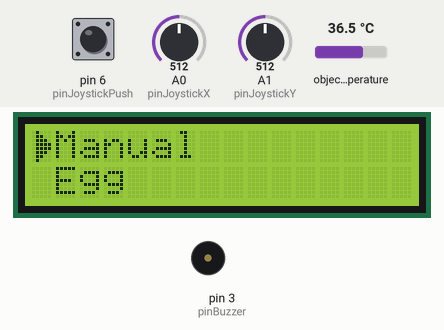
A sketch run on a simulated Arduino Uno, built with avr-gcc and run on an emulated ATmega328P. Shown: 16×2 character LCD, buzzer (waves = sounding). Inputs (shaded band) come from the test bench; at power-on: A0 (pinJoystickX) = 512, pin 6 (pinJoystickPush) HIGH, A1 (pinJoystickY) = 512, object temperature 36.5 °C. What the sketch prints to the serial monitor is not drawn.

Above: at 1.2 s.
1.3 s: A0 (pinJoystickX) set to 682
2.8 s: A0 (pinJoystickX) set to 715
At 3.15 s:
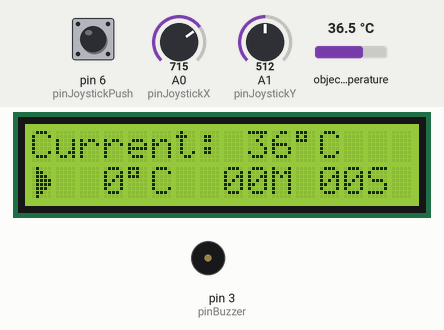
At 5.3 s:
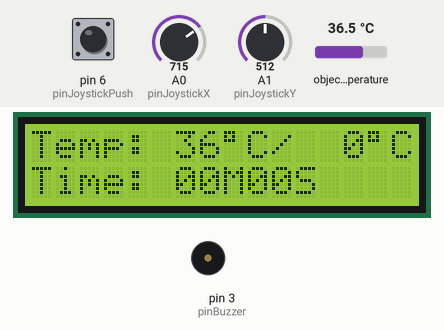
Timing chart, 0 to 11.8 s (numbered marks = the images above; inputs shaded):
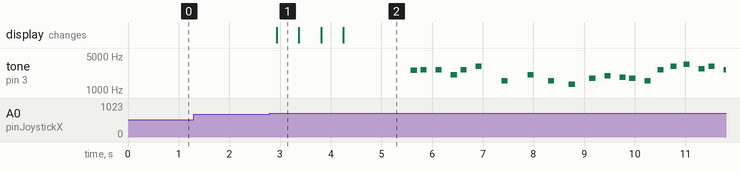

The sketch:

TemperatureSensingTimer.ino
```cpp
#include <Wire.h>                     // i2C 통신을 위한 라이브러리
#include <LiquidCrystal_I2C.h>        // LCD 2004 I2C용 라이브러리
#include <Adafruit_MLX90614.h>        // 비접촉 온도센서 라이브러리

LiquidCrystal_I2C lcd(0x27, 16, 2);   //  0x3F or 0x27를 선택하여 주세요. 작동이 되지 않는 경우 0x27로 바꾸어주세요. 확인결과 0x3f가 작동하지 않을 수 있습니다.
Adafruit_MLX90614 mlx = Adafruit_MLX90614();

//PIN Settings
int pinJoystickX = 0;
int pinJoystickY = 1;
int pinJoystickPush = 6;
int pinBuzzer = 3;

enum MainMenu
{
  MENU_MANUAL, MENU_EGG, MENU_CUPRAMEN, MENU_THREECOOK, MENU_COUNT
};
char *menuNames[] =
{
  "Manual", "Egg", "Cup Ramen", "Three Cook"
};

enum SettingMenu
{
  SET_TEMP, SET_MIN, SET_SEC, SETTING_MENU_COUNT
};

enum JoystickState
{
  JOY_NONE, JOY_LEFT, JOY_RIGHT, JOY_UP, JOY_DOWN, JOY_CLICK
};
char *joyNames[] =
{
  "None", "Left", "Right", "Up", "Down", "Click"
};

const int MODE_MENU = 1;
const int MODE_SETTING = 2;
const int MODE_RUNNING = 3;

int currentMode = MODE_MENU;    //현재 모드
MainMenu currentMenu = MENU_MANUAL;  //현재 메뉴
SettingMenu currentSettingMenu = SET_TEMP;   //현재 설정 메뉴

int incrementTemp = 5;     //온도 증감 변화량
int incrementSeconds = 10;  //시간 초 증감 변화량
int secondsTimeout = 300;   //모든 모드의 제한 시간(초)

bool timecountStarted;
int countStartTemp = 70;    //카운트 시작 온도
unsigned int secondsToEnd = 180;     //서보모터 동작까지 시간

unsigned long runningStartMillis;
unsigned long timeCountEndMillis;
unsigned long preHandleRunningMillis;
unsigned long preSettingRefreshMillis;
long intervalRunningHandle = 900;
long intervalSettingHandle = 1000;
int remainingSeconds;

bool handled;

byte highlight[8] = {
  B01000,
  B01100,
  B01110,
  B01111,
  B01111,
  B01110,
  B01100,
  B01000
};


void setup() {
  Serial.begin(9600);
  pinMode(pinJoystickPush, INPUT);
  digitalWrite(pinJoystickPush, HIGH);
  mlx.begin();
  pinMode(pinBuzzer, OUTPUT);
  lcd.init();
  lcd.backlight();
  lcd.createChar(0, highlight);
  refreshLCD();
}

void loop() {
  delay(100);
  JoystickState joy = getJoystickState();

  if (joy != JOY_NONE)
  {
    handled = handleJoystick(joy);
    if (handled)
    {
      refreshLCD();
      delay(300);
    }
  }

  if (currentMode == MODE_SETTING)
  {
    handleSetting();
  }
  else if (currentMode == MODE_RUNNING)
  {
    handleRunning();
  }
}

JoystickState getJoystickState()
{
  JoystickState joy = JOY_NONE;
  int xPosition = analogRead(pinJoystickX);
  int yPosition = analogRead(pinJoystickY);
  int pushed = digitalRead(pinJoystickPush);

  if (xPosition < 300)
  {
    joy = JOY_LEFT;
  }
  else if (xPosition > 700)
  {
    joy = JOY_RIGHT;
  }
  else if (yPosition < 300)
  {
    joy = JOY_UP;
  }
  else if (yPosition > 700)
  {
    joy = JOY_DOWN;
  }
  else if (pushed == 0)
  {
    joy = JOY_CLICK;
  }
  return joy;
}

bool handleJoystick(JoystickState joy)
{
  Serial.print("Handle Joystick: ");
  Serial.println(joyNames[joy]);
  if (currentMode == MODE_MENU)
  {
    switch (joy)
    {
      case JOY_UP:
        return tryMoveToPreMenu();
      case JOY_DOWN:
        return tryMoveToNextMenu();
      case JOY_RIGHT:
      case JOY_CLICK:
        enterMenu(currentMenu);
        return true;
      default:
        return false;
    }
  }
  else if (currentMode == MODE_SETTING)
  {
    bool result;
    switch (joy)
    {
      case JOY_LEFT:
        result = tryMoveToPreSetting();
        if (result == false)
        {
          currentMode = MODE_MENU;
          result = true;
        }
        return result;
      case JOY_RIGHT:
        result = tryMoveToNextSetting();
        if (result == false)
        {
          startRunning();
          result = true;
        }
        return result;
      case JOY_UP:
      case JOY_DOWN:
        changeSetting(currentSettingMenu, joy);
        return true;
      case JOY_CLICK:
        startRunning();
        return true;
      default:
        return false;
    }
  }
  else if (currentMode == MODE_RUNNING)
  {
    switch (joy)
    {
      case JOY_LEFT:
        currentMode = MODE_SETTING;
        return true;
      case JOY_CLICK:
        stopRunning(false);
        return true;
      default:
        return false;
    }
  }
}

void refreshLCD()
{
  Serial.println("Refresh LCD / Current Mode: " + currentMode);

  if (currentMode == MODE_MENU)
  {
    String firstRowName = "";
    String secondRowName = "";

    int menuIndex = currentMenu;
    int preMenuIndex = menuIndex - 1;
    int nextMenuIndex = menuIndex + 1;
    int menuRowIndex = menuIndex % 2;

    if (menuRowIndex == 1)
    {
      firstRowName = menuNames[menuIndex - 1];
      secondRowName = menuNames[menuIndex];
    }
    else
    {
      firstRowName = menuNames[menuIndex];
      if (nextMenuIndex < MENU_COUNT)
      {
        secondRowName = menuNames[nextMenuIndex];
      }
    }

    lcd.clear();
    lcd.setCursor(0,menuRowIndex);
    lcd.write(byte(0));
    lcd.setCursor(1,0);
    lcd.print(firstRowName);
    lcd.setCursor(1,1);
    lcd.print(secondRowName);
  }
  else if (currentMode == MODE_SETTING)
  {
    lcd.clear();
    lcd.setCursor(0,0);
    int temp = getObjectTemperature();
    lcd.print("Current:" + intToFixedLengthString(temp, 3, " ") + (char)223 + "C");

    int startIndex = 0;
    lcd.setCursor(1,1);
    lcd.print(intToFixedLengthString(countStartTemp, 3, " ") + (char)223 + "C");
    lcd.print("  ");
    lcd.print(intToFixedLengthString((int)(secondsToEnd / 60.0), 2, "0"));
    lcd.print("M ");
    lcd.print(intToFixedLengthString((int)(secondsToEnd % 60), 2, "0"));
    lcd.print("S");

    if (currentSettingMenu == SET_TEMP)
    {
      lcd.setCursor(startIndex,1);
    }
    else if (currentSettingMenu == SET_MIN)
    {
      lcd.setCursor(startIndex + 7,1);
    }
    else if (currentSettingMenu == SET_SEC)
    {
      lcd.setCursor(startIndex + 11,1);
    }
    lcd.write(byte(0));

    preSettingRefreshMillis = millis();
  }
  else if (currentMode == MODE_RUNNING)
  {
    lcd.clear();
    lcd.setCursor(0,0);
    lcd.print("Temp:");
    int temp = getObjectTemperature();
    lcd.print(intToFixedLengthString(temp, 3, " ") + (char)223 + "C");
    lcd.print("/");
    lcd.print(intToFixedLengthString(countStartTemp, 3, " ") + (char)223 + "C");
    lcd.setCursor(0,1);
    lcd.print("Time: ");
    lcd.print(intToFixedLengthString((int)(remainingSeconds / 60.0), 2, "0"));
    lcd.print("M");
    lcd.print(intToFixedLengthString((int)(remainingSeconds % 60), 2, "0"));
    lcd.print("S");
  }
}
void handleSetting()
{
  unsigned long currentMillis = millis();
  if (currentMillis - preSettingRefreshMillis < intervalSettingHandle)
  {
    return;
  }
  Serial.println("Handle Setting");
  refreshLCD();
}
void startRunning()
{
  currentMode = MODE_RUNNING;
  runningStartMillis = millis();
  preHandleRunningMillis = runningStartMillis - intervalRunningHandle;
  timecountStarted = false;
  remainingSeconds = secondsToEnd;
}
void stopRunning(bool complete)
{
  if (complete)
  {
    playCompleteSound();
  }
  currentMode = MODE_MENU;
}
void handleRunning()
{
  unsigned long currentMillis = millis();

  if (currentMillis - preHandleRunningMillis < intervalRunningHandle)
  {
    return;
  }

  Serial.println("Handle Running");
  preHandleRunningMillis = currentMillis;

  if (timecountStarted == false)
  {
      int temp = getObjectTemperature();
      if (temp >= countStartTemp)
      {
        timecountStarted = true;
        timeCountEndMillis = currentMillis + (unsigned long)secondsToEnd * 1000;
        Serial.println(currentMillis);
        Serial.println(timeCountEndMillis);
        Serial.println(secondsToEnd);
      }
  }
  if (timecountStarted)
  {
    if (timeCountEndMillis < currentMillis)
    {
      stopRunning(true);
    }
    else
    {
      remainingSeconds = (timeCountEndMillis - currentMillis) / 1000;
      Serial.println("remaing time");
      Serial.println(timeCountEndMillis);
      Serial.println(currentMillis);
      Serial.println(remainingSeconds);
    }
  }

  refreshLCD();

}

int getObjectTemperature()
{
  double temp = mlx.readObjectTempC();
  Serial.print("Object temp.= "); Serial.print(temp); Serial.println("*C");
  return (int)temp;
}

String intToFixedLengthString(int value, int fixedLength, String addEmpty)
{
  String resultText = String(value);
  String emptyText = "";
  for(int i = resultText.length(); i < fixedLength; i++)
  {
    emptyText += addEmpty;
  }
  return emptyText + resultText;
}
String secondsToTime(int seconds)
{
  String hourText = intToFixedLengthString((int)(seconds / 60.0), 2, "0");
  String secondText = intToFixedLengthString((int)(seconds % 60), 2, "0");
  return hourText + "M " + secondText;
}

void enterMenu(int menu)
{
  if (menu == MENU_MANUAL)
  {
    startSetting(0, 0);
  }
  else if (menu == MENU_EGG)
  {
    startSetting(60, 7 * 60);
  }
  else if (menu == MENU_CUPRAMEN)
  {
    startSetting(50, 0);
  }
  else if (menu == MENU_THREECOOK)
  {
    startSetting(60, 3 * 60);
  }
}

void startSetting(int temp, int seconds)
{
  countStartTemp = temp;
  secondsToEnd = seconds;
  currentMode = MODE_SETTING;
  currentSettingMenu = 0;
}
void changeSetting(int currentSettingMenu, int joy)
{
  if (currentSettingMenu == SET_TEMP)
  {
    if (joy == JOY_UP)
    {
      countStartTemp += incrementTemp;
    }
    else if (joy == JOY_DOWN)
    {
      countStartTemp -= incrementTemp;
    }

    if (countStartTemp < 0)
    {
      countStartTemp = 0;
    }
    else if (countStartTemp > 250)
    {
      countStartTemp = 250;
    }
  }
  else if (currentSettingMenu == SET_MIN)
  {
    if (joy == JOY_UP)
    {
      secondsToEnd += 60;
    }
    else if (joy == JOY_DOWN)
    {
      if (secondsToEnd >= 60)
      {
        secondsToEnd -= 60;
      }
    }
    if (secondsToEnd < 0)
    {
      secondsToEnd = 0;
    }
    else if (secondsToEnd > 60 * 60)
    {
      secondsToEnd = 60 * 60;
    }
  }
  else if (currentSettingMenu == SET_SEC)
  {
    if (joy == JOY_UP)
    {
      secondsToEnd += incrementSeconds;
    }
    else if (joy == JOY_DOWN)
    {
      secondsToEnd -= incrementSeconds;
    }

    if (secondsToEnd < 0)
    {
      secondsToEnd = 0;
    }
    else if (secondsToEnd > 60 * 60)
    {
      secondsToEnd = 60 * 60;
    }
  }
}
bool tryMoveToPreMenu()
{
  int preMenu = currentMenu - 1;
  if (preMenu > -1)
  {
    currentMenu = preMenu;
    return true;
  }
  return false;
}
bool tryMoveToNextMenu()
{
  int nextMenu = currentMenu + 1;
  if (nextMenu < MENU_COUNT)
  {
    currentMenu = nextMenu;
    return true;
  }
  return false;
}

bool tryMoveToPreSetting()
{
  int preSetting = currentSettingMenu - 1;
  if (preSetting > -1)
  {
    currentSettingMenu = preSetting;
    return true;
  }
  return false;
}
bool tryMoveToNextSetting()
{
  int nextSetting = currentSettingMenu + 1;
  if (nextSetting < SETTING_MENU_COUNT)
  {
    currentSettingMenu = nextSetting;
    return true;
  }
  return false;
}

//for sound
#define NOTE_E6  1319
#define NOTE_G6  1568
#define NOTE_A6  1760
#define NOTE_AS6 1865
#define NOTE_B6  1976
#define NOTE_C7  2093
#define NOTE_D7  2349
#define NOTE_E7  2637
#define NOTE_F7  2794
#define NOTE_G7  3136
#define NOTE_A7  3520


int melody[] = {
  NOTE_E7, NOTE_E7, 0, NOTE_E7,
  0, NOTE_C7, NOTE_E7, 0,
  NOTE_G7, 0, 0,  0,
  NOTE_G6, 0, 0, 0,

  NOTE_C7, 0, 0, NOTE_G6,
  0, 0, NOTE_E6, 0,
  0, NOTE_A6, 0, NOTE_B6,
  0, NOTE_AS6, NOTE_A6, 0,

  NOTE_G6, NOTE_E7, NOTE_G7,
  NOTE_A7, 0, NOTE_F7, NOTE_G7,
  0, NOTE_E7, 0, NOTE_C7,
  NOTE_D7, NOTE_B6, 0, 0,

  NOTE_C7, 0, 0, NOTE_G6,
  0, 0, NOTE_E6, 0,
  0, NOTE_A6, 0, NOTE_B6,
  0, NOTE_AS6, NOTE_A6, 0,

  NOTE_G6, NOTE_E7, NOTE_G7,
  NOTE_A7, 0, NOTE_F7, NOTE_G7,
  0, NOTE_E7, 0, NOTE_C7,
  NOTE_D7, NOTE_B6, 0, 0
};
//Mario main them tempo
int tempo[] = {
  12, 12, 12, 12,
  12, 12, 12, 12,
  12, 12, 12, 12,
  12, 12, 12, 12,

  12, 12, 12, 12,
  12, 12, 12, 12,
  12, 12, 12, 12,
  12, 12, 12, 12,

  9, 9, 9,
  12, 12, 12, 12,
  12, 12, 12, 12,
  12, 12, 12, 12,

  12, 12, 12, 12,
  12, 12, 12, 12,
  12, 12, 12, 12,
  12, 12, 12, 12,

  9, 9, 9,
  12, 12, 12, 12,
  12, 12, 12, 12,
  12, 12, 12, 12,
};

void buzz(int targetPin, long frequency, long length) {
  long delayValue = 1000000 / frequency / 2; // calculate the delay value between transitions
  //// 1 second's worth of microseconds, divided by the frequency, then split in half since
  //// there are two phases to each cycle
  long numCycles = frequency * length / 1000; // calculate the number of cycles for proper timing
  //// multiply frequency, which is really cycles per second, by the number of seconds to
  //// get the total number of cycles to produce
  for (long i = 0; i < numCycles; i++) { // for the calculated length of time...
    digitalWrite(targetPin, HIGH); // write the buzzer pin high to push out the diaphram
    delayMicroseconds(delayValue); // wait for the calculated delay value
    digitalWrite(targetPin, LOW); // write the buzzer pin low to pull back the diaphram
    delayMicroseconds(delayValue); // wait again or the calculated delay value
  }
}
void playCompleteSound()
{
  //http://www.princetronics.com/?p=473
  int size = sizeof(melody) / sizeof(int);
  for (int thisNote = 0; thisNote < size; thisNote++) {

    // to calculate the note duration, take one second
    // divided by the note type.
    //e.g. quarter note = 1000 / 4, eighth note = 1000/8, etc.
    int noteDuration = 1000 / tempo[thisNote];

    buzz(pinBuzzer, melody[thisNote], noteDuration);

    // to distinguish the notes, set a minimum time between them.
    // the note's duration + 30% seems to work well:
    int pauseBetweenNotes = noteDuration * 1.30;
    delay(pauseBetweenNotes);

    // stop the tone playing:
    buzz(pinBuzzer, 0, noteDuration);
  }
}
```

Measured:
- the behaviour switches between 700 and 701 on A0 (pinJoystickX) (found by bisection; images 0 and 1)
- after the input at 1.3 s, every drawn part: stays the same
- after the input at 2.8 s, tone on pin 3 (pinBuzzer): plays 2566 Hz for 0.12 s, 2585 Hz for 0.12 s, 2585 Hz for 0.12 s, 2062 Hz for 0.12 s, 2585 Hz for 0.12 s, 3059 Hz for 0.12 s … (21 notes in this stretch), starting after 2.8 s; the display: changes after 0.13 s (image 1)
- what the display in image 1 shows lasts 0.5 s, from 2.9 s to 3.4 s
